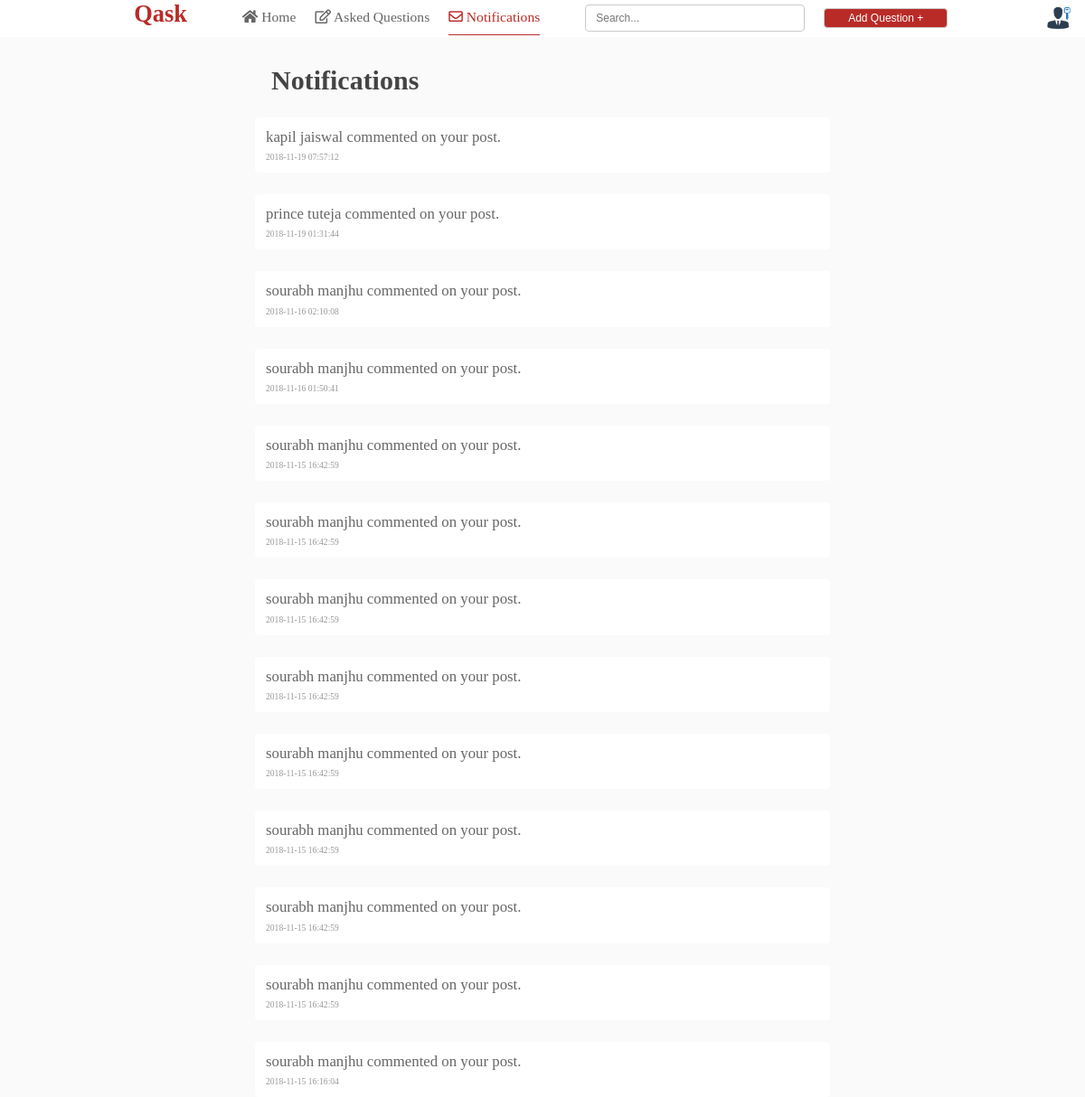
The page /php/notifications.php (signed in) on the database its author committed.
### tables this page shows
CREATE TABLE `tblnotifications` (
  `sno` int(11) NOT NULL,
  `commenter` varchar(50) DEFAULT NULL,
  `poster` varchar(50) DEFAULT NULL,
  `postno` int(11) DEFAULT NULL,
  `category` varchar(50) DEFAULT NULL,
  `STATUS` varchar(50) DEFAULT 'unread',
  `DATE` timestamp NOT NULL DEFAULT CURRENT_TIMESTAMP ON UPDATE CURRENT_TIMESTAMP
);

### php/notifications.php (the view, shortened to what this page needs)
<?php include("../connection/connection.php"); ?>
<?php
$user=$_SESSION['USEREMAIL'];
$notifysql="select * from tblnotifications where poster='$user' order by date desc;";
$notifyquery=mysqli_query($con,$notifysql);
?>
<!DOCTYPE html>
<html>
<head>
	<link rel="stylesheet" type="text/css" href="../css/header.css">
	<link rel="stylesheet" type="text/css" href="../icons/css/all.css">
	<link rel="stylesheet" type="text/css" href="../css/popup.css">
	<link rel="stylesheet" type="text/css" href="../css/notifications.css">
</head>
<body>
<?php include ("header.php"); ?>
<div id="notificationcontent">
<h1>Notifications </h1>
<?php
while($newnotifyresult=mysqli_fetch_array($notifyquery))
{
	echo"
	<a id='notificationsanchor' href='commentstart.php?postid=$newnotifyresult[3]&category=$newnotifyresult[4]&answersubmit='>$newnotifyresult[1] commented on your post.<h6>$newnotifyresult[6]</h6></a>
	";
}
?>
</div>
</body>
</html>

### css/header.css (style rules this page uses)
body { margin: 0; background-color: #fafafa; }

### css/notifications.css (style rules this page uses)
#notificationcontent h1 { margin-top: 6%; margin-left: 25%; color: #444; font-size: 2.5vw; margin-bottom: 0; }
#notificationsanchor { display: block; margin-left: auto; margin-right: auto; width: 52%; margin-top: 2%; padding-left: 1%; padding-top: 1%; padding-bottom: 1%; border-radius: 4px; background-color: white; text-decoration: none; color: #666; font-size: 1.4vw; }
#notificationcontent h6 { color: #999; font-size: 0.8vw; margin: 0; font-weight: normal; margin-top: 1%; }

### rows shown on the page
tblnotifications: commenter "kapil jaiswal", DATE "2018-11-19 07:57:12"
tblnotifications: commenter "prince tuteja", DATE "2018-11-19 01:31:44"
tblnotifications: commenter "sourabh manjhu", DATE "2018-11-16 02:10:08"
tblnotifications: commenter "sourabh manjhu", DATE "2018-11-16 01:50:41"
tblnotifications: commenter "sourabh manjhu", DATE "2018-11-15 16:42:59"
tblnotifications: commenter "sourabh manjhu", DATE "2018-11-15 16:42:59"
tblnotifications: commenter "sourabh manjhu", DATE "2018-11-15 16:42:59"
tblnotifications: commenter "sourabh manjhu", DATE "2018-11-15 16:42:59"
tblnotifications: commenter "sourabh manjhu", DATE "2018-11-15 16:42:59"
tblnotifications: commenter "sourabh manjhu", DATE "2018-11-15 16:42:59"
tblnotifications: commenter "sourabh manjhu", DATE "2018-11-15 16:42:59"
tblnotifications: commenter "sourabh manjhu", DATE "2018-11-15 16:42:59"
tblnotifications: commenter "sourabh manjhu", DATE "2018-11-15 16:16:04"
